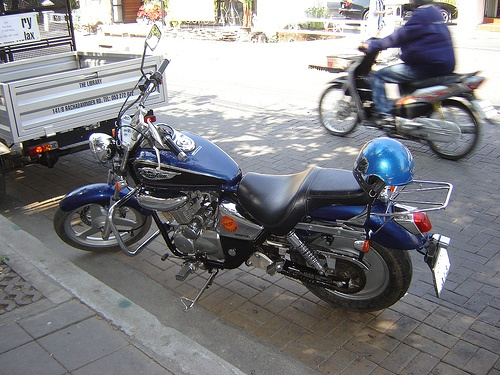
#> input picture hw1/2007_000364.jpg, 500 x 375 px
$ jupyter execute 'Homework 1 Sean Saito.ipynb'   (shell and % lines are left out)
#> lines starting #> are read from the running program, lines starting #| are printed output that depends on the picture
# Homework 1 - Sean Saito

Implementation of 2D image convolution. Uses the following kernels:
* Sobel kernel
* Gaussian kernel
* Haar-like masks

[cell 1]
# Imports
import numpy as np
import matplotlib
import matplotlib.pyplot as plt
import matplotlib.image as mpimg
from PIL import Image
matplotlib.rcParams['figure.figsize'] = (15.0, 7.5)

# Global variables
im_file = "2007_000364.jpg"
grey_file = "greyscale.png"

# Greyscale the image
img = Image.open(im_file).convert('L')
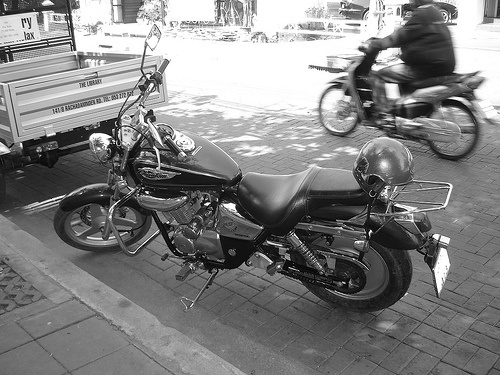
#> img: PIL image 500x375 L; min 0, max 255, mean 129.4
img.save(grey_file)

[cell 2]
# Now get the image via matplotlib
img = mpimg.imread(grey_file)
#> img: shape (375, 500) float32; min 0, max 1, mean 0.507

# Show original
plt.imshow(img, cmap='Greys_r')

[cell 3]
# The numpy array
img

[cell 4]
# Kernels

gaussian_kernel = np.array([
        [1, 4, 7, 4, 1],
        [4, 16, 26, 16, 4],
        [7, 26, 41, 26, 7],
        [4, 16, 26, 16, 4],
        [1, 4, 7, 4, 1]
    ]) / 273.0

sobel_x = np.array([
        [-1, 0, 1],
        [-2, 0, 2],
        [-1, 0, 1]
    ])

sobel_y = np.array([
        [1, 2, 1],
        [0, 0, 0],
        [-1, -2, -1]
    ])

haar_white = np.zeros((10, 10))
haar_white.fill(1)
haar_black = np.zeros((10, 10))
haar_black.fill(-1)

haar_edge_x = np.hstack((np.vstack((haar_white, haar_black))
                         for _ in range(2)))
haar_edge_y = np.vstack((np.hstack((haar_white, haar_black))
                         for _ in range(2)))

haar_line_x = np.hstack((np.vstack((haar_white, haar_black, haar_white))
                         for _ in range(3)))

haar_line_y = np.vstack((np.hstack((haar_white, haar_black, haar_white))
                         for _ in range(3)))

haar_checkers = np.vstack((np.hstack((haar_white, haar_black)),
                          np.hstack((haar_black, haar_white))))

[cell 5]
# Dictionary of kernels used for convolution

kernels = {
    "gaussian": [gaussian_kernel],
    "sobel": [sobel_x, sobel_y],
    "haar_edge": [haar_edge_x, haar_edge_y],
    "haar_line": [haar_line_x, haar_line_y],
    "haar_checkers": [haar_checkers]
}

[cell 6]
def convolution(X, kernel):
    """
    Apply convolution over an image using a kernel

    Args:
        X         : numpy.ndarray
            input image
        kernel    : list
            list of filters. All filters should have the same dimension
    """

    shape = X.shape
#> shape = (375, 500)
    kernel_shape = kernel[0].shape
#> kernel_shape = (5, 5)

    # Number of rows and columns
    target_x = shape[0] - kernel_shape[0] + 1
#> target_x = 371
    target_y = shape[1] - kernel_shape[1] + 1
#> target_y = 496

    target = np.zeros((target_x, target_y))

    for i in range(target_x):
        for j in range(target_y):
            input_sub = X[i:(i+kernel_shape[0]), j:(j+kernel_shape[1])]
            combined = 0
            for f in kernel:
                interm = np.sum(np.multiply(input_sub, f))
                combined += np.absolute(interm)
            target[i, j] = combined
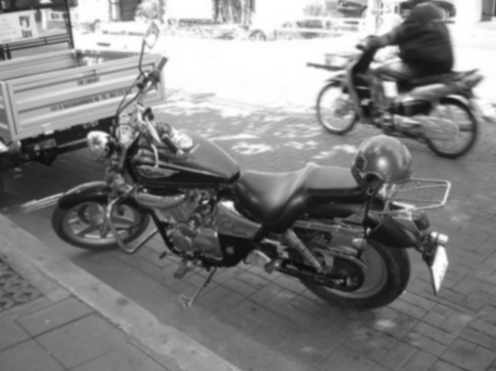
#> target: shape (371, 496) float64; min 0.0483, max 1, mean 0.506

    return target

[cell 7]
# Gaussian convolution
gauss_res = convolution(img, kernels["gaussian"])
plt.imshow(gauss_res, cmap="Greys_r")

[cell 8]
# What does it look like?
gauss_res[:10,]

[cell 9]
# Sobel convolution
sobel_res = convolution(img, kernels["sobel"])
#> after the loop in convolution (call 2), `for i in range(target_x):`:
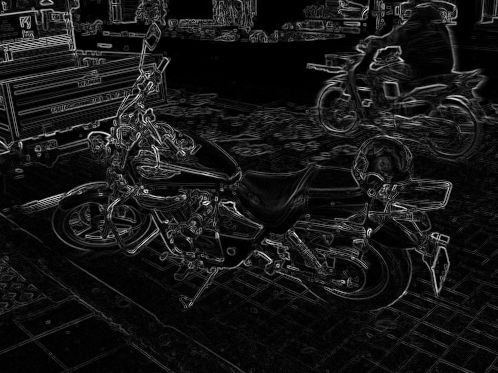
#> target: shape (373, 498) float64; min 0, max 5.38, mean 0.479; drawn with min black and max white
plt.imshow(sobel_res, cmap="Greys_r")

[cell 10]
# What does it look like?
sobel_res[:10,]

[cell 11]
# Haar-Edge convolution
haar_edge_res = convolution(img, kernels["haar_edge"])
#> after the loop in convolution (call 3), `for i in range(target_x):`:
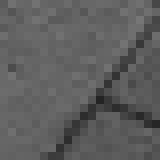
#> input_sub: shape (20, 20) float32 (shown 8 times larger); min 0.141, max 0.463, mean 0.368
#> after the loop in convolution (call 3), `for i in range(target_x):`:
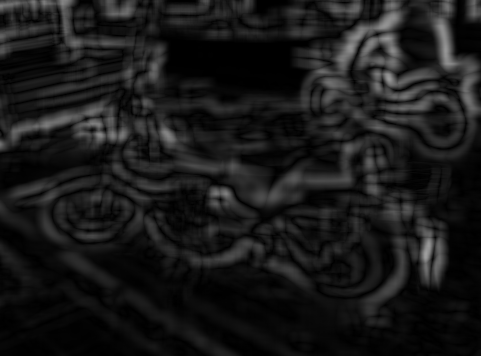
#> target: shape (356, 481) float64; min 0, max 158, mean 25.7
plt.imshow(haar_edge_res, cmap="Greys_r")

[cell 12]
# What does it look like?
haar_edge_res[:10,]

[cell 13]
# Haar-Line convolution
haar_line_res = convolution(img, kernels["haar_line"])
#> after the loop in convolution (call 4), `for i in range(target_x):`:
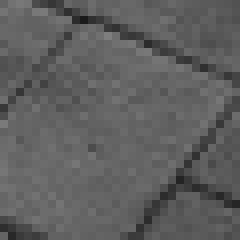
#> input_sub: shape (30, 30) float32 (shown 8 times larger); min 0.102, max 0.494, mean 0.373
#> after the loop in convolution (call 4), `for i in range(target_x):`:
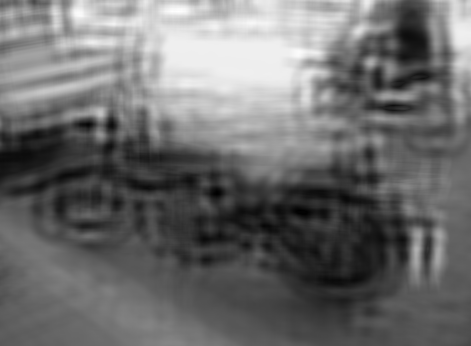
#> target: shape (346, 471) float64; min 46.72, max 635.8, mean 299.2; drawn with min black and max white
plt.imshow(haar_line_res, cmap="Greys_r")

[cell 14]
# What does it look like?
haar_line_res[:10,]

[cell 15]
# Haar-Checkers convolution
haar_checkers_res = convolution(img, kernels["haar_checkers"])
#> after the loop in convolution (call 5), `for i in range(target_x):`:
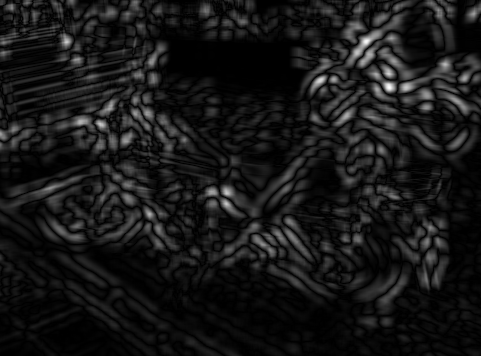
#> target: shape (356, 481) float64; min 0, max 79.21, mean 7.3; drawn with min black and max white
